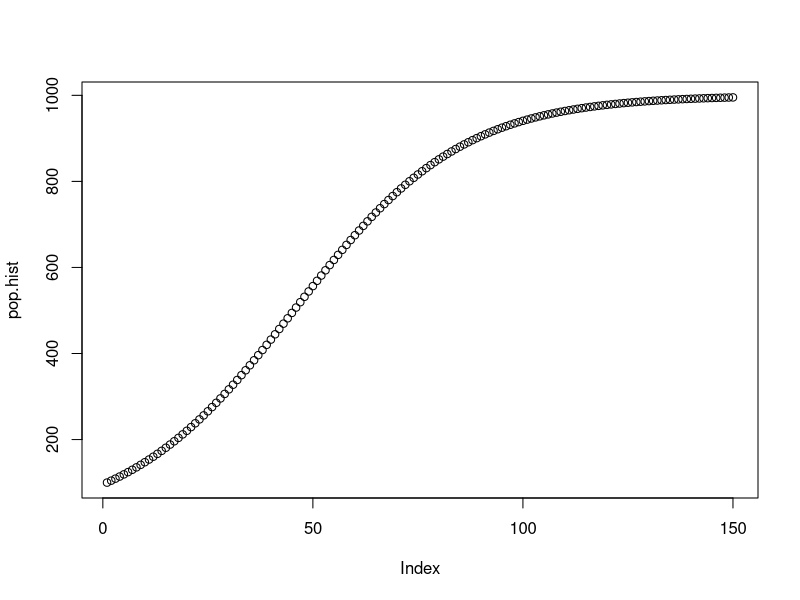

Generate this figure with R:
pop<-100
pop.hist<-c()
r<-0.05
K<-1000 
for (i in 1:150) {
	pop.hist[i]<-pop
	delta.pop<-r*pop*(1-pop/K)
	pop<-pop+delta.pop
}
plot(pop.hist)